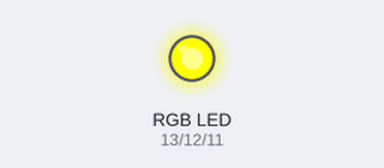
A sketch run on a simulated Arduino Uno, built with avr-gcc and run on an emulated ATmega328P. Shown: an RGB LED mixed from three pins (HIGH = lit).

Above: at 0.1 s.
Timing chart, 0 to 1.6 s (numbered marks = the images above):
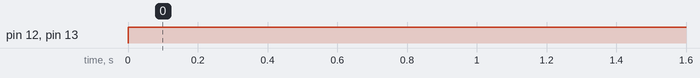

Measured:
- by itself, pin 12 (G), pin 13 (R): LOW → HIGH at 0.00 s

The sketch:

rgb.ino
```cpp
int R = 13;
int G = 12;
int B = 11;
void setup() {
 pinMode(R, OUTPUT);
 pinMode(G, OUTPUT);
 pinMode(B, OUTPUT);
}

void loop() {
  digitalWrite(R, HIGH);
  digitalWrite(G, HIGH);
}
```
